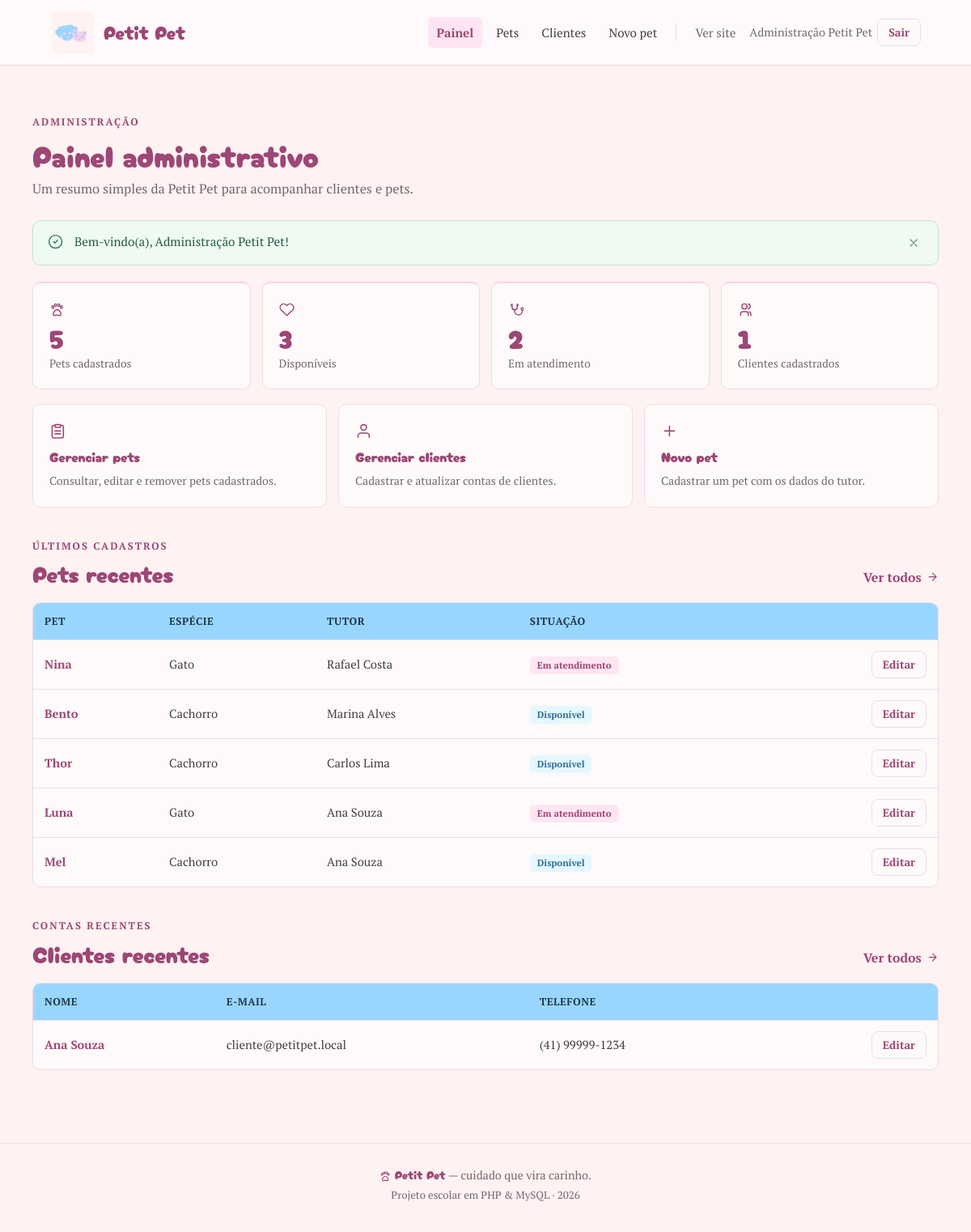
The page /admin.php (signed in) on the database its author committed.
### tables this page shows
CREATE TABLE IF NOT EXISTS pets (
    id INT UNSIGNED NOT NULL AUTO_INCREMENT,
    usuario_id INT DEFAULT NULL,
    nome VARCHAR(100) NOT NULL,
    especie VARCHAR(50) NOT NULL,
    raca VARCHAR(80) DEFAULT NULL,
    sexo ENUM('macho', 'femea', 'nao_informado') NOT NULL DEFAULT 'nao_informado',
    data_nascimento DATE DEFAULT NULL,
    porte ENUM('pequeno', 'medio', 'grande') DEFAULT NULL,
    tutor_nome VARCHAR(100) DEFAULT NULL,
    tutor_telefone VARCHAR(30) DEFAULT NULL,
    observacoes TEXT DEFAULT NULL,
    status ENUM('disponivel', 'em_atendimento') NOT NULL DEFAULT 'disponivel',
    criado_em TIMESTAMP NOT NULL DEFAULT CURRENT_TIMESTAMP,
    atualizado_em TIMESTAMP NOT NULL DEFAULT CURRENT_TIMESTAMP ON UPDATE CURRENT_TIMESTAMP,
    PRIMARY KEY (id),
    KEY idx_pets_nome (nome),
    KEY idx_pets_status (status),
    KEY idx_pets_especie (especie),
    KEY idx_pets_usuario (usuario_id),
    CONSTRAINT fk_pets_usuario
        FOREIGN KEY (usuario_id) REFERENCES usuarios (id)
        ON DELETE SET NULL
        ON UPDATE CASCADE
);

CREATE TABLE IF NOT EXISTS usuarios (
    id INT NOT NULL AUTO_INCREMENT,
    nome VARCHAR(100) NOT NULL,
    email VARCHAR(100) NOT NULL,
    telefone VARCHAR(30) DEFAULT NULL,
    senha VARCHAR(255) NOT NULL,
    perfil ENUM('cliente', 'admin') NOT NULL DEFAULT 'cliente',
    criado_em TIMESTAMP NOT NULL DEFAULT CURRENT_TIMESTAMP,
    PRIMARY KEY (id),
    UNIQUE KEY email (email),
    KEY idx_usuarios_perfil (perfil)
);

### conexao.php (called while the page is built, shortened)
<?php
function db(): mysqli
{
    static $conexao = null;
    if ($conexao instanceof mysqli) {
        return $conexao;
    }
    try {
        $conexao = new mysqli(DB_HOST, DB_USUARIO, DB_SENHA, DB_NOME);
        $conexao->set_charset(DB_CHARSET);
    } catch (mysqli_sql_exception $erro) {
        error_log('[Petit Pet] Falha ao conectar no banco: ' . $erro->getMessage());
        http_response_code(500);
        exit('Não foi possível conectar ao banco de dados. Confira a configuração e tente novamente.');
    }
    return $conexao;
}

### includes/pets.php (called while the page is built, shortened)
<?php
function estatisticas_pets(): array
{
    $sql = "SELECT
                COUNT(*) AS total,
                COALESCE(SUM(status = 'disponivel'), 0) AS disponiveis,
                COALESCE(SUM(status = 'em_atendimento'), 0) AS em_atendimento,
                COUNT(DISTINCT NULLIF(tutor_nome, '')) AS tutores
            FROM pets";
    $resultado = db()->query($sql)->fetch_assoc();
    return [
        'total' => (int) ($resultado['total'] ?? 0),
        'disponiveis' => (int) ($resultado['disponiveis'] ?? 0),
        'em_atendimento' => (int) ($resultado['em_atendimento'] ?? 0),
        'tutores' => (int) ($resultado['tutores'] ?? 0),
    ];
}
function pets_recentes(int $limite = 4): array
{
    $limite = max(1, min(20, $limite));
    $stmt = db()->prepare('SELECT * FROM pets ORDER BY criado_em DESC, id DESC LIMIT ?');
    $stmt->bind_param('i', $limite);
    $stmt->execute();
    $pets = $stmt->get_result()->fetch_all(MYSQLI_ASSOC);
    return $pets;
}

### includes/clientes.php (called while the page is built, shortened)
<?php
function contar_clientes(): int
{
    $resultado = db()->query("SELECT COUNT(*) AS total FROM usuarios WHERE perfil = 'cliente'")->fetch_assoc();
    return (int) ($resultado['total'] ?? 0);
}
function clientes_recentes(int $limite = 3): array
{
    $limite = max(1, min(10, $limite));
    $stmt = db()->prepare(
        "SELECT id, nome, email, telefone, criado_em FROM usuarios
         WHERE perfil = 'cliente'
         ORDER BY id DESC LIMIT ?"
    );
    $stmt->bind_param('i', $limite);
    $stmt->execute();
    $clientes = $stmt->get_result()->fetch_all(MYSQLI_ASSOC);
    return $clientes;
}

### admin.php (the view, shortened to what this page needs)
<?php
$estatisticas = ['total' => 0, 'disponiveis' => 0, 'em_atendimento' => 0, 'tutores' => 0];
$totalClientes = 0;
$petsRecentes = [];
$clientesRecentes = [];
try {
    $estatisticas = estatisticas_pets();
    $totalClientes = contar_clientes();
    $petsRecentes = pets_recentes(5);
    $clientesRecentes = clientes_recentes(5);
} catch (Throwable $erro) {
    error_log('[Petit Pet] Falha ao carregar o painel administrativo: ' . $erro->getMessage());
    $erroConsulta = true;
}
require __DIR__ . '/includes/layout/header.php';
?>
<section class="stats-grid" aria-label="Resumo da Petit Pet">
    <article class="stat-card">
        <span class="stat-icone"><?= icone_svg('paw') ?></span>
        <span class="stat-numero"><?= (int) $estatisticas['total'] ?></span>
        <span class="stat-rotulo">Pets cadastrados</span>
    </article>
    <article class="stat-card">
        <span class="stat-icone"><?= icone_svg('heart') ?></span>
        <span class="stat-numero"><?= (int) $estatisticas['disponiveis'] ?></span>
        <span class="stat-rotulo">Disponíveis</span>
    </article>
    <article class="stat-card">
        <span class="stat-icone"><?= icone_svg('stethoscope') ?></span>
        <span class="stat-numero"><?= (int) $estatisticas['em_atendimento'] ?></span>
        <span class="stat-rotulo">Em atendimento</span>
    </article>
    <article class="stat-card">
        <span class="stat-icone"><?= icone_svg('users') ?></span>
        <span class="stat-numero"><?= $totalClientes ?></span>
        <span class="stat-rotulo">Clientes cadastrados</span>
    </article>
</section>
<section class="acoes-rapidas" aria-label="Atalhos administrativos">
    <a class="acao-card" href="admin_pets.php">
        <span class="acao-icone"><?= icone_svg('clipboard-list') ?></span>
        <span class="acao-titulo">Gerenciar pets</span>
        <span class="acao-texto">Consultar, editar e remover pets cadastrados.</span>
    </a>
    <a class="acao-card" href="admin_clientes.php">
        <span class="acao-icone"><?= icone_svg('user') ?></span>
        <span class="acao-titulo">Gerenciar clientes</span>
        <span class="acao-texto">Cadastrar e atualizar contas de clientes.</span>
    </a>
    <a class="acao-card" href="cadastrar_pet.php">
        <span class="acao-icone"><?= icone_svg('plus') ?></span>
        <span class="acao-titulo">Novo pet</span>
        <span class="acao-texto">Cadastrar um pet com os dados do tutor.</span>
    </a>
</section>
<section class="secao">
    <div class="secao-cabecalho">
        <div>
            <p class="eyebrow">Últimos cadastros</p>
            <h2>Pets recentes</h2>
        </div>
        <a class="link-seta" href="admin_pets.php">Ver todos <?= icone_svg('arrow-right') ?></a>
    </div>
    <?php if ($petsRecentes): ?>
        <div class="tabela-wrapper">
            <table class="tabela">
                <thead>
                    <tr>
                        <th scope="col">Pet</th>
                        <th scope="col">Espécie</th>
                        <th scope="col">Tutor</th>
                        <th scope="col">Situação</th>
                        <th scope="col"><span class="rotulo-oculto">Ações</span></th>
                    </tr>
                </thead>
                <tbody>
                    <?php foreach ($petsRecentes as $pet): ?>
                        <tr>
                            <td data-rotulo="Pet"><strong><?= e($pet['nome']) ?></strong></td>
                            <td data-rotulo="Espécie"><?= e($pet['especie']) ?></td>
                            <td data-rotulo="Tutor"><?= e($pet['tutor_nome'] ?: '—') ?></td>
                            <td data-rotulo="Situação">
                                <span class="selo <?= e(classe_status((string) $pet['status'])) ?>">
                                    <?= e(rotulo_status((string) $pet['status'])) ?>
                                </span>
                            </td>
                            <td class="tabela-acoes">
                                <a class="btn btn-pequeno btn-contorno" href="editar_pet.php?id=<?= (int) $pet['id'] ?>">Editar</a>
                            </td>
                        </tr>
                    <?php endforeach; ?>
                </tbody>
            </table>
        </div>
    <?php endif; ?>
</section>
<section class="secao">
    <div class="secao-cabecalho">
        <div>
            <p class="eyebrow">Contas recentes</p>
            <h2>Clientes recentes</h2>
        </div>
        <a class="link-seta" href="admin_clientes.php">Ver todos <?= icone_svg('arrow-right') ?></a>
    </div>
    <?php if ($clientesRecentes): ?>
        <div class="tabela-wrapper">
            <table class="tabela">
                <thead>
                    <tr>
                        <th scope="col">Nome</th>
                        <th scope="col">E-mail</th>
                        <th scope="col">Telefone</th>
                        <th scope="col"><span class="rotulo-oculto">Ações</span></th>
                    </tr>
                </thead>
                <tbody>
                    <?php foreach ($clientesRecentes as $cliente): ?>
                        <tr>
                            <td data-rotulo="Nome"><strong><?= e($cliente['nome']) ?></strong></td>
                            <td data-rotulo="E-mail"><?= e($cliente['email']) ?></td>
                            <td data-rotulo="Telefone"><?= e($cliente['telefone'] ?: '—') ?></td>
                            <td class="tabela-acoes">
                                <a class="btn btn-pequeno btn-contorno" href="admin_clientes.php?editar=<?= (int) $cliente['id'] ?>">Editar</a>
                            </td>
                        </tr>
                    <?php endforeach; ?>
                </tbody>
            </table>
        </div>
    <?php endif; ?>
</section>
<?php require __DIR__ . '/includes/layout/footer.php'; ?>

### assets/css/style.css (style rules this page uses)
:root { --pink: #ffceea; --blue: #99d6ff; --off-white: #fff2f2; --surface: #fffafa; --blue-hover: #68b9ed; --pink-hover: #ffb9df; --pink-dark: #9c4775; --pink-soft: #ffe4f3; --text: #453b42; --muted: #756671; --border: #eadde5; --danger: #b94141; --danger-soft: #fff0ed; --success: #2f7a55; --success-soft: #eefaf2; }
* { margin: 0; padding: 0; box-sizing: border-box; }
html { scroll-behavior: smooth; }
body { min-height: 100vh; background: var(--off-white); color: var(--text); font-family: 'PT Serif', Georgia, serif; font-size: 1rem; line-height: 1.65; -webkit-font-smoothing: antialiased; }
h1, h2, h3, h4, h5, h6 { color: var(--pink-dark); font-family: 'Cherry Bomb One', cursive; font-weight: 400; line-height: 1.25; }
h2 { font-size: clamp(1.35rem, 3vw, 1.75rem); }
p { margin: 0; }
a { color: var(--pink-dark); text-decoration-thickness: 1px; text-underline-offset: 3px; }
strong { font-weight: 700; }
.eyebrow { margin-bottom: 6px; color: var(--pink-dark); font-family: 'PT Serif', Georgia, serif; font-size: 0.78rem; font-weight: 700; letter-spacing: 0.16em; text-transform: uppercase; }
.secao { margin-top: 38px; }
.secao-cabecalho { display: flex; margin-bottom: 18px; align-items: flex-end; justify-content: space-between; gap: 18px; flex-wrap: wrap; }
.secao-cabecalho h2 { margin-top: 2px; }
.link-seta { display: inline-flex; align-items: center; gap: 6px; color: var(--pink-dark); font-weight: 700; text-decoration: none; }
.btn { display: inline-flex; min-height: 44px; align-items: center; justify-content: center; gap: 8px; padding: 10px 20px; border: 1px solid transparent; border-radius: 8px; background: var(--blue); color: #263b4a; font: inherit; font-size: 0.97rem; font-weight: 700; line-height: 1.2; text-align: center; text-decoration: none; cursor: pointer; }
.btn-pequeno { min-height: 34px; padding: 6px 13px; font-size: 0.86rem; }
.btn-contorno { border-color: var(--border); background: var(--surface); color: var(--pink-dark); }
.selo { display: inline-flex; padding: 3px 9px; align-items: center; border-radius: 5px; font-size: 0.72rem; font-weight: 700; line-height: 1.4; white-space: nowrap; }
.badge-disponivel, .selo-disponivel { background: #e5f7ff; color: #2d6e94; }
.badge-atendimento, .selo-atendimento { background: #ffe6f2; color: #a33e75; }
.acoes-rapidas { display: grid; margin-top: 18px; grid-template-columns: repeat(auto-fit, minmax(220px, 1fr)); gap: 14px; }
.acao-card { display: flex; padding: 20px; flex-direction: column; gap: 4px; border: 1px solid var(--border); border-radius: 10px; background: var(--surface); color: var(--text); text-decoration: none; }
.acao-icone { color: var(--pink-dark); }
.acao-titulo { color: var(--pink-dark); font-family: 'Cherry Bomb One', cursive; font-size: 1.05rem; }
.acao-texto { color: var(--muted); font-size: 0.88rem; }
.stats-grid { display: grid; grid-template-columns: repeat(auto-fit, minmax(180px, 1fr)); gap: 14px; }
.stat-card { display: flex; padding: 20px; flex-direction: column; gap: 2px; border: 1px solid var(--border); border-radius: 10px; background: var(--surface); border-top: 2px solid var(--pink); }
.stat-icone { color: var(--pink-dark); }
.stat-numero { color: var(--pink-dark); font-family: 'Cherry Bomb One', cursive; font-size: 2rem; line-height: 1.15; }
.stat-rotulo { color: var(--muted); font-size: 0.86rem; }
.tabela-wrapper { overflow-x: auto; border: 1px solid var(--border); border-radius: 10px; background: var(--surface); }
.tabela { width: 100%; border-collapse: collapse; font-size: 0.92rem; }
.tabela thead { background: var(--blue); color: #1f3747; }
.tabela th { padding: 12px 14px; font-size: 0.8rem; letter-spacing: 0.04em; text-align: left; text-transform: uppercase; white-space: nowrap; }
.tabela td { padding: 13px 14px; border-top: 1px solid var(--border); vertical-align: middle; }
.tabela strong { color: var(--pink-dark); }
.tabela-acoes { text-align: right; white-space: nowrap; }
.tabela-acoes .btn { vertical-align: middle; }

### rows shown on the page
pets: nome "Nina", especie "Gato", tutor_nome "Rafael Costa", status "Em atendimento"
pets: nome "Bento", especie "Cachorro", tutor_nome "Marina Alves", status "Disponível"
pets: nome "Thor", especie "Cachorro", tutor_nome "Carlos Lima", status "Disponível"
pets: nome "Luna", especie "Gato", tutor_nome "Ana Souza", status "Em atendimento"
pets: nome "Mel", especie "Cachorro", tutor_nome "Ana Souza", status "Disponível"
usuarios: nome "Ana Souza", email "cliente@petitpet.local", telefone "(41) 99999-1234"

### other values the page prints
usuario_nome() "Administração Petit Pet"
$eyebrow "ADMINISTRAÇÃO"
$titulo "Painel administrativo"
$subtitulo "Um resumo simples da Petit Pet para acompanhar clientes e pets."
$flash['mensagem'] "Bem-vindo(a), Administração Petit Pet!"
$estatisticas['total'] "5"
$estatisticas['disponiveis'] "3"
$estatisticas['em_atendimento'] "2"
$totalClientes "1"
APP_ANO "2026"
